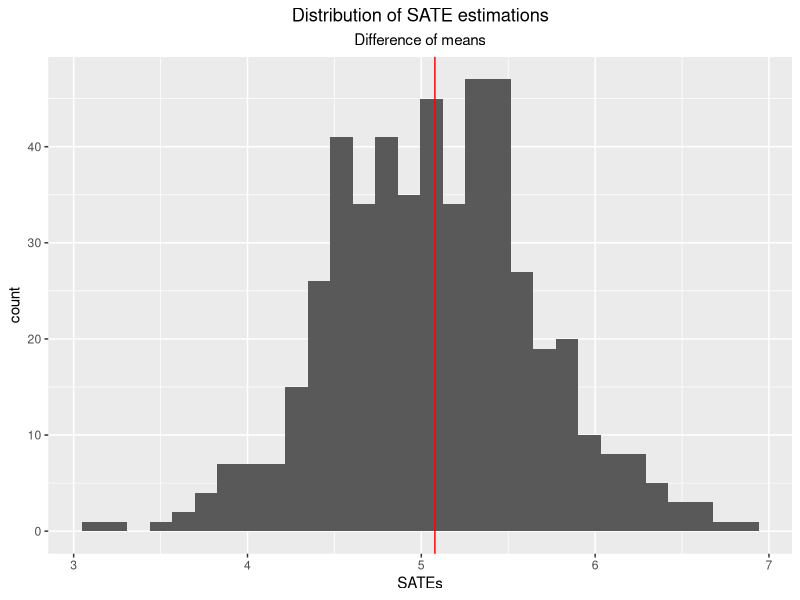
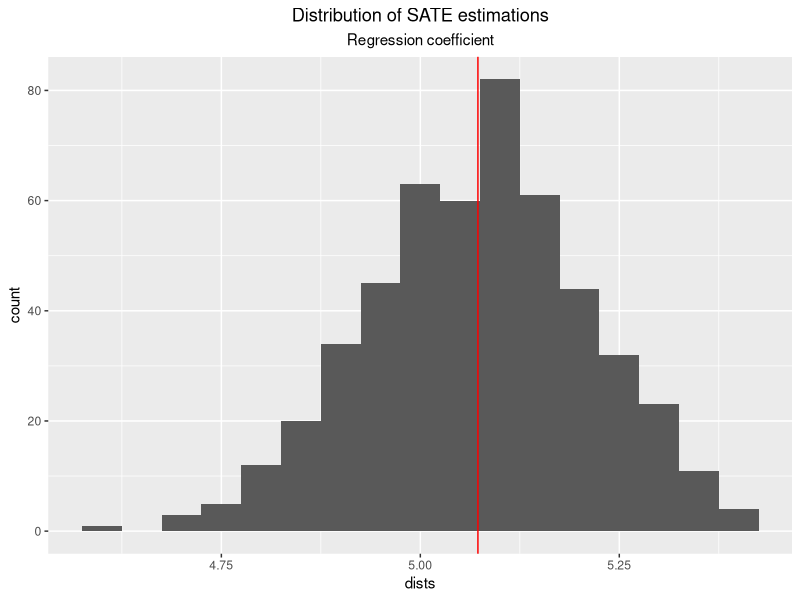

The R source for these figures, in order:
## ---- chunk 1
#| message: false
#| warning: false
#| echo: false

library(tidyverse)
set.seed(1)
## ---- chunk 2
set.seed(1)

delta <- 5
N <- 100
beta_0 <- 10
beta_1 <- 1.1

#quiz 1 scores
q1_scores <- rnorm(N, mean = 65, sd = 3)

#errors
u0 <- rnorm(N, mean = 0, sd = 1)
u1 <- rnorm(N, mean = 0, sd = 1)

#potential outcomes
y0 <- beta_0 + beta_1 * q1_scores + u0
y1 <- beta_0 + beta_1 * q1_scores + delta + u1

#assign treatment
treatment <- sample(c(rep(0, N/2), rep(1, N/2)))

#outcome
y_obs <- ifelse(treatment == 1, y1, y0)

df <- data.frame(
  student_id = 1:N,
  quiz1 = q1_scores,
  treatment = treatment,
  y0 = y0,
  y1 = y1,
  y_obs = y_obs
)

head(df)
## ---- chunk 3
SATE <- sum(y1-y0) / N
print(SATE)
## ---- chunk 4
SATE_hat <- mean(y_obs[treatment == 1]) - mean(y_obs[treatment == 0])
print(SATE_hat)
## ---- chunk 5
#| message: false
#| warning: false
SATEs <- c()

for (i in 1:500) {
  treatment <- sample(c(rep(0, N/2), rep(1, N/2)))
  y_obs_temp <- ifelse(treatment == 1, y1, y0)
  SATE_hat <- mean(y_obs_temp[treatment == 1]) - mean(y_obs_temp[treatment == 0])
  SATEs <- c(SATEs, SATE_hat)
}

SATEs_mean <- mean(SATEs)
SATEs_sd <- sd(SATEs)

p <- ggplot() +
  aes(SATEs) +
  geom_histogram() +
  geom_vline(xintercept=SATEs_mean, color='red') +
  labs(title="Distribution of SATE estimations",
       subtitle = "Difference of means") +
  theme(plot.title = element_text(hjust=0.5),
        plot.subtitle = element_text(hjust=0.5))
p
## ---- chunk 6
#| message: false
#| warning: false
#| echo: false
print(paste("Mean:", round(SATEs_mean, 3)))
print(paste("Standard Deviation:", round(SATEs_sd, 3)))
## ---- chunk 7
model_q1 <- lm(formula= y_obs ~ treatment + quiz1,
               data = df)
summary(model_q1)
## ---- chunk 8
model_no_q1 <- lm(formula= y_obs ~ treatment,
               data = df)
summary(model_no_q1)
## ---- chunk 9
dists <- c()

for (i in 1:500) {
  treatment <- sample(c(rep(0, N/2), rep(1, N/2)))
  y_obs_temp <- ifelse(treatment == 1, y1, y0)
  df_temp <- data.frame(treament = treatment,
                        y_obs = y_obs_temp,
                        quiz1 = q1_scores)
  model_temp <- lm(formula = y_obs ~ treatment + quiz1,
                   data = df_temp)
  dists <- c(dists, coef(model_temp)[2])
}

p_reg <- ggplot() +
  aes(dists) +
  geom_histogram(binwidth=0.05) +
  geom_vline(xintercept=mean(dists), color='red') +
  labs(title="Distribution of SATE estimations",
       subtitle = "Regression coefficient") +
  theme(plot.title = element_text(hjust=0.5),
        plot.subtitle = element_text(hjust=0.5))
p_reg
